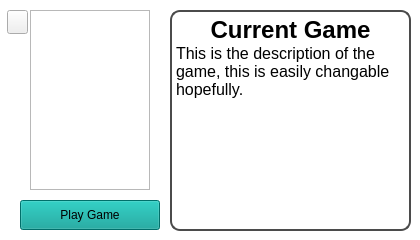
     <widget class="QFrame" name="CurrentGame">
      <property name="minimumSize">
       <size>
        <width>420</width>
        <height>240</height>
       </size>
      </property>
      <property name="maximumSize">
       <size>
        <width>420</width>
        <height>240</height>
       </size>
      </property>
      <property name="palette">
       <palette>
        <active>
         <colorrole role="Button">
          <brush brushstyle="SolidPattern">
           <color alpha="0">
            <red>0</red>
            <green>0</green>
            <blue>0</blue>
           </color>
          </brush>
         </colorrole>
         <colorrole role="Base">
          <brush brushstyle="SolidPattern">
           <color alpha="0">
            <red>0</red>
            <green>0</green>
            <blue>0</blue>
           </color>
          </brush>
         </colorrole>
         <colorrole role="Window">
          <brush brushstyle="SolidPattern">
           <color alpha="0">
            <red>0</red>
            <green>0</green>
            <blue>0</blue>
           </color>
          </brush>
         </colorrole>
        </active>
        <inactive>
         <colorrole role="Button">
          <brush brushstyle="SolidPattern">
           <color alpha="0">
            <red>0</red>
            <green>0</green>
            <blue>0</blue>
           </color>
          </brush>
         </colorrole>
         <colorrole role="Base">
          <brush brushstyle="SolidPattern">
           <color alpha="0">
            <red>0</red>
            <green>0</green>
            <blue>0</blue>
           </color>
          </brush>
         </colorrole>
         <colorrole role="Window">
          <brush brushstyle="SolidPattern">
           <color alpha="0">
            <red>0</red>
            <green>0</green>
            <blue>0</blue>
           </color>
          </brush>
         </colorrole>
        </inactive>
        <disabled>
         <colorrole role="Button">
          <brush brushstyle="SolidPattern">
           <color alpha="0">
            <red>0</red>
            <green>0</green>
            <blue>0</blue>
           </color>
          </brush>
         </colorrole>
         <colorrole role="Base">
          <brush brushstyle="SolidPattern">
           <color alpha="0">
            <red>0</red>
            <green>0</green>
            <blue>0</blue>
           </color>
          </brush>
         </colorrole>
         <colorrole role="Window">
          <brush brushstyle="SolidPattern">
           <color alpha="0">
            <red>0</red>
            <green>0</green>
            <blue>0</blue>
           </color>
          </brush>
         </colorrole>
        </disabled>
       </palette>
      </property>
      <property name="styleSheet">
       <string notr="true">#CurrentGame {
    background-color: transparent;
    border: 3px solid #4B4B4B;
    border-radius: 15px;
}
</string>
      </property>
      <property name="frameShape">
       <enum>QFrame::Shape::StyledPanel</enum>
      </property>
      <property name="frameShadow">
       <enum>QFrame::Shadow::Raised</enum>
      </property>
      <widget class="QGraphicsView" name="CurrentGameLogo">
       <property name="geometry">
        <rect>
         <x>30</x>
         <y>10</y>
         <width>120</width>
         <height>180</height>
        </rect>
       </property>
      </widget>
      <widget class="QPushButton" name="PlayButton">
       <property name="geometry">
        <rect>
         <x>20</x>
         <y>200</y>
         <width>140</width>
         <height>30</height>
        </rect>
       </property>
       <property name="palette">
        <palette>
         <active>
          <colorrole role="Button">
           <brush brushstyle="SolidPattern">
            <color alpha="255">
             <red>0</red>
             <green>156</green>
             <blue>148</blue>
            </color>
           </brush>
          </colorrole>
          <colorrole role="Text">
           <brush brushstyle="SolidPattern">
            <color alpha="255">
             <red>0</red>
             <green>0</green>
             <blue>0</blue>
            </color>
           </brush>
          </colorrole>
          <colorrole role="BrightText">
           <brush brushstyle="SolidPattern">
            <color alpha="255">
             <red>0</red>
             <green>0</green>
             <blue>0</blue>
            </color>
           </brush>
          </colorrole>
          <colorrole role="ButtonText">
           <brush brushstyle="SolidPattern">
            <color alpha="255">
             <red>0</red>
             <green>0</green>
             <blue>0</blue>
            </color>
           </brush>
          </colorrole>
          <colorrole role="Base">
           <brush brushstyle="SolidPattern">
            <color alpha="255">
             <red>0</red>
             <green>156</green>
             <blue>148</blue>
            </color>
           </brush>
          </colorrole>
          <colorrole role="Window">
           <brush brushstyle="SolidPattern">
            <color alpha="255">
             <red>0</red>
             <green>156</green>
             <blue>148</blue>
            </color>
           </brush>
          </colorrole>
          <colorrole role="Highlight">
           <brush brushstyle="SolidPattern">
            <color alpha="255">
             <red>31</red>
             <green>155</green>
             <blue>93</blue>
            </color>
           </brush>
          </colorrole>
         </active>
         <inactive>
          <colorrole role="Button">
           <brush brushstyle="SolidPattern">
            <color alpha="255">
             <red>0</red>
             <green>156</green>
             <blue>148</blue>
            </color>
           </brush>
          </colorrole>
          <colorrole role="Text">
           <brush brushstyle="SolidPattern">
            <color alpha="255">
             <red>0</red>
             <green>0</green>
             <blue>0</blue>
            </color>
           </brush>
          </colorrole>
          <colorrole role="BrightText">
           <brush brushstyle="SolidPattern">
            <color alpha="255">
             <red>0</red>
             <green>0</green>
             <blue>0</blue>
            </color>
           </brush>
          </colorrole>
          <colorrole role="ButtonText">
           <brush brushstyle="SolidPattern">
            <color alpha="255">
             <red>0</red>
             <green>0</green>
             <blue>0</blue>
            </color>
           </brush>
          </colorrole>
          <colorrole role="Base">
           <brush brushstyle="SolidPattern">
            <color alpha="255">
             <red>0</red>
             <green>156</green>
             <blue>148</blue>
            </color>
           </brush>
          </colorrole>
          <colorrole role="Window">
           <brush brushstyle="SolidPattern">
            <color alpha="255">
             <red>0</red>
             <green>156</green>
             <blue>148</blue>
            </color>
           </brush>
          </colorrole>
          <colorrole role="Highlight">
           <brush brushstyle="SolidPattern">
            <color alpha="255">
             <red>31</red>
             <green>155</green>
             <blue>93</blue>
            </color>
           </brush>
          </colorrole>
         </inactive>
         <disabled>
          <colorrole role="Button">
           <brush brushstyle="SolidPattern">
            <color alpha="255">
             <red>0</red>
             <green>156</green>
             <blue>148</blue>
            </color>
           </brush>
          </colorrole>
          <colorrole role="BrightText">
           <brush brushstyle="SolidPattern">
            <color alpha="255">
             <red>0</red>
             <green>0</green>
             <blue>0</blue>
            </color>
           </brush>
          </colorrole>
          <colorrole role="Base">
           <brush brushstyle="SolidPattern">
            <color alpha="255">
             <red>0</red>
             <green>156</green>
             <blue>148</blue>
            </color>
           </brush>
          </colorrole>
          <colorrole role="Window">
           <brush brushstyle="SolidPattern">
            <color alpha="255">
             <red>0</red>
             <green>156</green>
             <blue>148</blue>
            </color>
           </brush>
          </colorrole>
          <colorrole role="Highlight">
           <brush brushstyle="SolidPattern">
            <color alpha="255">
             <red>31</red>
             <green>155</green>
             <blue>93</blue>
            </color>
           </brush>
          </colorrole>
         </disabled>
        </palette>
       </property>
       <property name="styleSheet">
        <string notr="true"/>
       </property>
       <property name="text">
        <string>Play Game</string>
       </property>
      </widget>
      <widget class="QTextBrowser" name="CurrentGameInfo">
       <property name="geometry">
        <rect>
         <x>170</x>
         <y>10</y>
         <width>241</width>
         <height>221</height>
        </rect>
       </property>
       <property name="styleSheet">
        <string notr="true">background-color: transparent;
border: 2px solid #4B4B4B;
border-radius: 10px;</string>
       </property>
       <property name="html">
        <string>&lt;!DOCTYPE HTML PUBLIC &quot;-//W3C//DTD HTML 4.0//EN&quot; &quot;http://www.w3.org/TR/REC-html40/strict.dtd&quot;&gt;
&lt;html&gt;&lt;head&gt;&lt;meta name=&quot;qrichtext&quot; content=&quot;1&quot; /&gt;&lt;meta charset=&quot;utf-8&quot; /&gt;&lt;style type=&quot;text/css&quot;&gt;
p, li { white-space: pre-wrap; }
hr { height: 1px; border-width: 0; }
li.unchecked::marker { content: &quot;\2610&quot;; }
li.checked::marker { content: &quot;\2612&quot;; }
&lt;/style&gt;&lt;/head&gt;&lt;body style=&quot; font-family:'Segoe UI'; font-size:9pt; font-weight:400; font-style:normal;&quot;&gt;
&lt;p align=&quot;center&quot; style=&quot; margin-top:0px; margin-bottom:0px; margin-left:0px; margin-right:0px; -qt-block-indent:0; text-indent:0px;&quot;&gt;&lt;span style=&quot; font-size:18pt; font-weight:700;&quot;&gt;Current Game&lt;/span&gt;&lt;/p&gt;
&lt;p style=&quot; margin-top:0px; margin-bottom:0px; margin-left:0px; margin-right:0px; -qt-block-indent:0; text-indent:0px;&quot;&gt;&lt;span style=&quot; font-size:12pt;&quot;&gt;This is the description of the game, this is easily changable hopefully.&lt;/span&gt;&lt;/p&gt;&lt;/body&gt;&lt;/html&gt;</string>
       </property>
      </widget>
      <widget class="QPushButton" name="RemoveGameButton">
       <property name="geometry">
        <rect>
         <x>7</x>
         <y>10</y>
         <width>21</width>
         <height>24</height>
        </rect>
       </property>
       <property name="toolTip">
        <string>Remove current game from application (will return on import)</string>
       </property>
       <property name="text">
        <string/>
       </property>
       <property name="icon">
        <iconset theme="QIcon::ThemeIcon::EditClear"/>
       </property>
      </widget>
     </widget>
